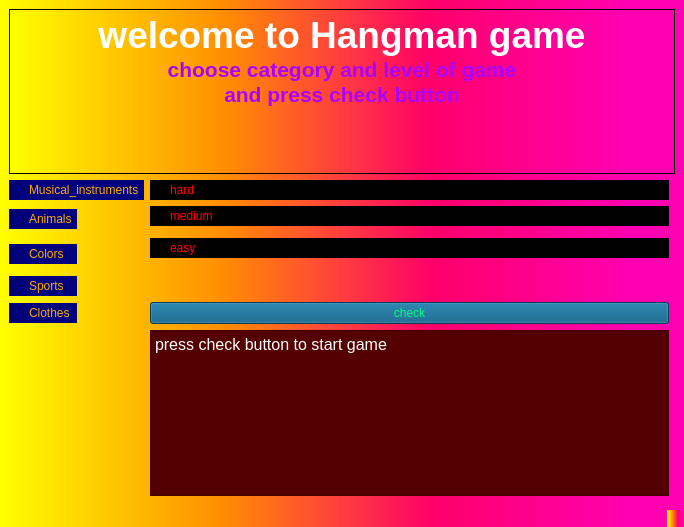
<?xml version="1.0" encoding="UTF-8"?>
<ui version="4.0">
 <class>MainWindow</class>
 <widget class="QMainWindow" name="MainWindow">
  <property name="geometry">
   <rect>
    <x>0</x>
    <y>0</y>
    <width>684</width>
    <height>527</height>
   </rect>
  </property>
  <property name="windowTitle">
   <string>MainWindow</string>
  </property>
  <property name="styleSheet">
   <string notr="true">background-color: qlineargradient(spread:pad, x1:0, y1:0, x2:1, y2:0, stop:0 rgba(255, 255, 0, 255), stop:0.318182 rgba(255, 144, 0, 255), stop:0.630682 rgba(255, 0, 106, 255), stop:0.920455 rgba(255, 0, 177, 255));</string>
  </property>
  <widget class="QWidget" name="centralwidget">
   <layout class="QGridLayout" name="gridLayout">
    <item row="8" column="2">
     <widget class="QPushButton" name="btn_check">
      <property name="styleSheet">
       <string notr="true">font: 700 20pt &quot;Segoe UI&quot;;
color: rgb(0, 255, 127);
background-color: rgb(0, 85, 127);</string>
      </property>
      <property name="text">
       <string>check</string>
      </property>
     </widget>
    </item>
    <item row="4" column="2">
     <widget class="QRadioButton" name="rbtn_easy">
      <property name="styleSheet">
       <string notr="true">font: 700 20pt &quot;Segoe UI&quot;;
color: rgb(255, 0, 0);
background-color: rgb(0, 0, 0);
</string>
      </property>
      <property name="text">
       <string>easy</string>
      </property>
     </widget>
    </item>
    <item row="7" column="0">
     <widget class="QRadioButton" name="rbtn_sports">
      <property name="styleSheet">
       <string notr="true">font: 700 20pt &quot;Segoe UI&quot;;
color: rgb(255, 170, 0);
background-color: rgb(0, 0, 127);</string>
      </property>
      <property name="text">
       <string>Sports</string>
      </property>
      <attribute name="buttonGroup">
       <string notr="true">buttonGroup</string>
      </attribute>
     </widget>
    </item>
    <item row="9" column="2">
     <widget class="QTextBrowser" name="text_state">
      <property name="styleSheet">
       <string notr="true">background-color: rgb(85, 0, 0);
color: rgb(255, 255, 255);</string>
      </property>
      <property name="html">
       <string>&lt;!DOCTYPE HTML PUBLIC &quot;-//W3C//DTD HTML 4.0//EN&quot; &quot;http://www.w3.org/TR/REC-html40/strict.dtd&quot;&gt;
&lt;html&gt;&lt;head&gt;&lt;meta name=&quot;qrichtext&quot; content=&quot;1&quot; /&gt;&lt;meta charset=&quot;utf-8&quot; /&gt;&lt;style type=&quot;text/css&quot;&gt;
p, li { white-space: pre-wrap; }
hr { height: 1px; border-width: 0; }
li.unchecked::marker { content: &quot;\2610&quot;; }
li.checked::marker { content: &quot;\2612&quot;; }
&lt;/style&gt;&lt;/head&gt;&lt;body style=&quot; font-family:'Segoe UI'; font-size:9pt; font-weight:400; font-style:normal;&quot;&gt;
&lt;p style=&quot; margin-top:0px; margin-bottom:0px; margin-left:0px; margin-right:0px; -qt-block-indent:0; text-indent:0px;&quot;&gt;&lt;span style=&quot; font-size:12pt; color:#ffffff;&quot;&gt;press check button to start game&lt;/span&gt;&lt;/p&gt;&lt;/body&gt;&lt;/html&gt;</string>
      </property>
     </widget>
    </item>
    <item row="8" column="0">
     <widget class="QRadioButton" name="rbtn_clothes">
      <property name="styleSheet">
       <string notr="true">font: 700 20pt &quot;Segoe UI&quot;;
color: rgb(255, 170, 0);
background-color: rgb(0, 0, 127);</string>
      </property>
      <property name="text">
       <string>Clothes</string>
      </property>
      <attribute name="buttonGroup">
       <string notr="true">buttonGroup</string>
      </attribute>
     </widget>
    </item>
    <item row="4" column="0" rowspan="3">
     <widget class="QRadioButton" name="rbtn_colors">
      <property name="styleSheet">
       <string notr="true">font: 700 20pt &quot;Segoe UI&quot;;
color: rgb(255, 170, 0);
background-color: rgb(0, 0, 127);</string>
      </property>
      <property name="text">
       <string>Colors</string>
      </property>
      <attribute name="buttonGroup">
       <string notr="true">buttonGroup</string>
      </attribute>
     </widget>
    </item>
    <item row="0" column="0" colspan="4">
     <widget class="QTextBrowser" name="text">
      <property name="html">
       <string>&lt;!DOCTYPE HTML PUBLIC &quot;-//W3C//DTD HTML 4.0//EN&quot; &quot;http://www.w3.org/TR/REC-html40/strict.dtd&quot;&gt;
&lt;html&gt;&lt;head&gt;&lt;meta name=&quot;qrichtext&quot; content=&quot;1&quot; /&gt;&lt;meta charset=&quot;utf-8&quot; /&gt;&lt;style type=&quot;text/css&quot;&gt;
p, li { white-space: pre-wrap; }
hr { height: 1px; border-width: 0; }
li.unchecked::marker { content: &quot;\2610&quot;; }
li.checked::marker { content: &quot;\2612&quot;; }
&lt;/style&gt;&lt;/head&gt;&lt;body style=&quot; font-family:'Segoe UI'; font-size:9pt; font-weight:400; font-style:normal;&quot;&gt;
&lt;p align=&quot;center&quot; style=&quot; margin-top:0px; margin-bottom:0px; margin-left:0px; margin-right:0px; -qt-block-indent:0; text-indent:0px;&quot;&gt;&lt;span style=&quot; font-size:28pt; font-weight:700; color:#ffffff;&quot;&gt;welcome to Hangman game&lt;/span&gt;&lt;/p&gt;
&lt;p align=&quot;center&quot; style=&quot; margin-top:0px; margin-bottom:0px; margin-left:0px; margin-right:0px; -qt-block-indent:0; text-indent:0px;&quot;&gt;&lt;span style=&quot; font-size:16pt; font-weight:700; color:#aa00ff;&quot;&gt;choose category and level of game&lt;/span&gt;&lt;/p&gt;
&lt;p align=&quot;center&quot; style=&quot; margin-top:0px; margin-bottom:0px; margin-left:0px; margin-right:0px; -qt-block-indent:0; text-indent:0px;&quot;&gt;&lt;span style=&quot; font-size:16pt; font-weight:700; color:#aa00ff;&quot;&gt;and press check button&lt;/span&gt;&lt;/p&gt;&lt;/body&gt;&lt;/html&gt;</string>
      </property>
     </widget>
    </item>
    <item row="2" column="2">
     <widget class="QRadioButton" name="rbtn_medium">
      <property name="styleSheet">
       <string notr="true">font: 700 20pt &quot;Segoe UI&quot;;
color: rgb(255, 0, 0);
background-color: rgb(0, 0, 0);
</string>
      </property>
      <property name="text">
       <string>medium</string>
      </property>
     </widget>
    </item>
    <item row="1" column="2">
     <widget class="QRadioButton" name="rbtn_hard">
      <property name="styleSheet">
       <string notr="true">font: 700 20pt &quot;Segoe UI&quot;;
color: rgb(255, 0, 0);
background-color: rgb(0, 0, 0);
</string>
      </property>
      <property name="text">
       <string>hard</string>
      </property>
     </widget>
    </item>
    <item row="1" column="0" colspan="2">
     <widget class="QRadioButton" name="rbtn_musical">
      <property name="styleSheet">
       <string notr="true">font: 700 20pt &quot;Segoe UI&quot;;
color: rgb(255, 170, 0);
background-color: rgb(0, 0, 127);</string>
      </property>
      <property name="text">
       <string>Musical_instruments</string>
      </property>
      <attribute name="buttonGroup">
       <string notr="true">buttonGroup</string>
      </attribute>
     </widget>
    </item>
    <item row="2" column="0" rowspan="2">
     <widget class="QRadioButton" name="rbtn_animals">
      <property name="styleSheet">
       <string notr="true">font: 700 20pt &quot;Segoe UI&quot;;
color: rgb(255, 170, 0);
background-color: rgb(0, 0, 127);</string>
      </property>
      <property name="text">
       <string>Animals</string>
      </property>
      <attribute name="buttonGroup">
       <string notr="true">buttonGroup</string>
      </attribute>
     </widget>
    </item>
   </layout>
  </widget>
  <widget class="QMenuBar" name="menubar">
   <property name="geometry">
    <rect>
     <x>0</x>
     <y>0</y>
     <width>684</width>
     <height>22</height>
    </rect>
   </property>
  </widget>
  <widget class="QStatusBar" name="statusbar"/>
 </widget>
 <resources/>
 <connections/>
 <buttongroups>
  <buttongroup name="buttonGroup"/>
 </buttongroups>
</ui>
